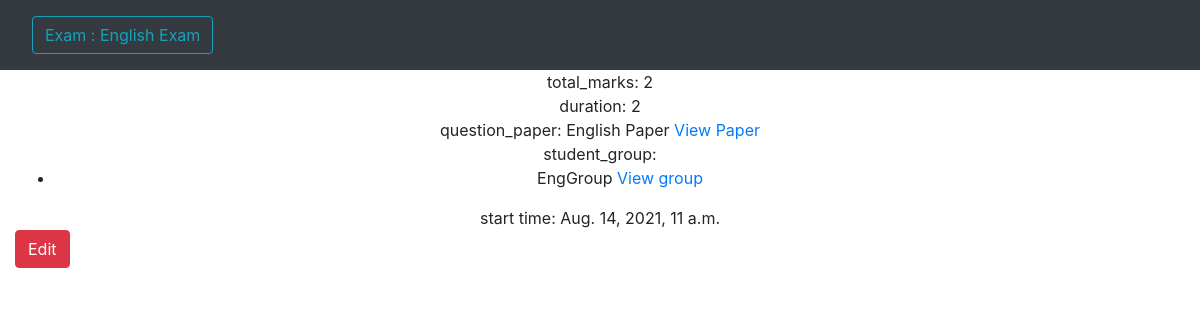
Before: /prof/exams/2 (signed in) with the older database file.
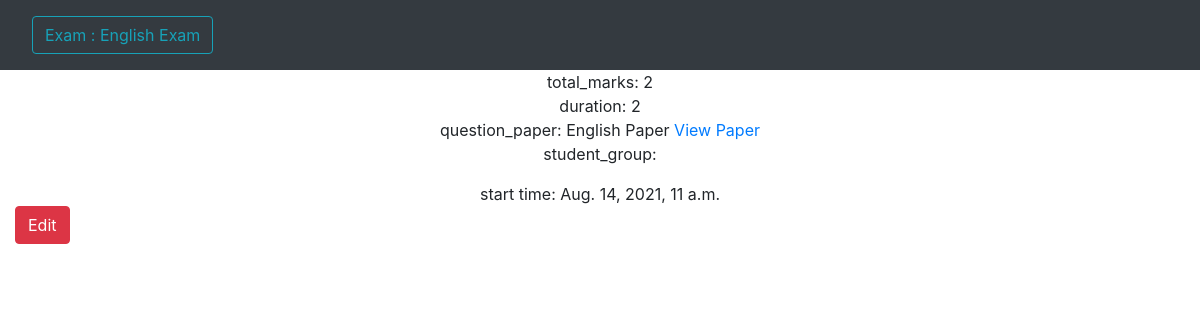
After: the same page with the newer database file.
### main/models/group.py (models this page shows, shortened)
class Special_Students(models.Model):
    professor = models.ForeignKey(User, limit_choices_to={'isTeacher': True}, on_delete=models.CASCADE)
    category_name = models.CharField(max_length=10)
    students = models.ManyToManyField(User, limit_choices_to={'isStudent': True}, related_name='students')

### prof/views/exam.py (the view)
def view_exam(request, exam_id):
    prof = request.user
    exam = Exam_Model.objects.get(professor=prof, pk=exam_id)
    return render(request, 'prof/exam/view_exam.html', {
        'exam': exam, 'prof': prof, 'student_group': exam.student_group.all()
    })

### prof/templates/prof/exam/view_exam.html (shortened to what this page needs)
{% extends 'prof/base/base.html' %}
{% block navbar_title %}Exam : {{ exam.name }}{% endblock navbar_title %}
{% block body %}
    <div class="container-fluid">
        <div align="center">
            <div>
                total_marks: {{exam.total_marks}}<br>
                duration: {{exam.duration}}<br>
                question_paper: {{exam.question_paper.qPaperTitle}}
                <a href="{% url 'prof:view_specific_paper' exam.question_paper.id %}">View Paper</a><br>
                student_group:
                <ul>
                    {% for group in student_group %}
                    <li>
                        {{ group.category_name }}
                        <a href="{% url 'prof:view_specific_group' group.id %}">View group</a>
                    </li>
                    {% endfor %}
                </ul>
                start time: {{ exam.start_time }}
            </div>
        </div>
        <a href="{% url 'prof:edit_exam' exam.id %}" class="btn btn-danger">Edit</a>
    </div>
{% endblock body %}

Changed rows visible on the page:
removed Special_Students: category_name "EngGroup"
